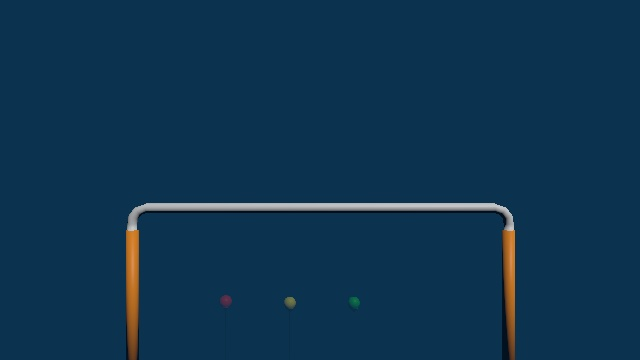
#> input picture 1.jpg, 640 x 360 px, given in place of 77.jpg.jpg, which was not available
$ python buoy1.py ../1.jpg ../77.jpg   (older library calls are emulated)
#> lines starting #> are read from the running program, lines starting #| are printed output that depends on the picture; after the words box and inside, x2 and y2 are one past the last pixel; in counts of white or black regions, pixels touching at a corner belong together; pictures that were not available may be replaced by others from this repository, and a replacement may not be noted
import cv2
import numpy as np
import copy
import sys
import time
from matplotlib import pyplot as plt


class Buoy:
    def openFile(self, name, path1):
        #"/Users/rongk/Downloads/test.jpg"):
#> called with name = '../1.jpg', path1 = '../77.jpg'
        if name == 'd':
            path0 = "/home/dhyang/Desktop/test/"
            path0 = '/media/dhyang/4E10-86F1/images_real/'
        #path = "/Users/rongk/Downloads/Vision-master/Vision-master/RoboticsImages/images/training15.png"
        #path = "/Users/rongk/Downloads/Vision-master/Vision-master/RoboticsImages/03.jpg"
        else:
            path0 = "/home/krong/Documents/vision/"
        path2 = ".jpg"
        path = path0+path1+path2
        img = cv2.imread(path)
#> img is the input picture: shape (360, 640, 3); mean B, G, R 79.4, 52, 15
        print(path)
        img = cv2.resize(img, (640, 480))
#> img: shape (480, 640, 3)
        return img

    def binarization(self, gray):
        #ret2, th2 = cv2.threshold(gray, 0, 255, cv2.THRESH_BINARY+cv2.THRESH_OTSU)
        gray = cv2.GaussianBlur(gray, (5, 5), 0)
        th2 = cv2.adaptiveThreshold(gray, 255, cv2.ADAPTIVE_THRESH_MEAN_C, cv2.THRESH_BINARY,5,-10)
        th2 = cv2.bitwise_not(th2)
        return th2

    # [211 lines left out: functions getLines, plotLines, segment, adjust, adjust1, adjustYUV and 5 more, not called in this run]

    def mainImg(self, img):
        start_time = time.time()
        original = cv2.resize(img, (640, 320))
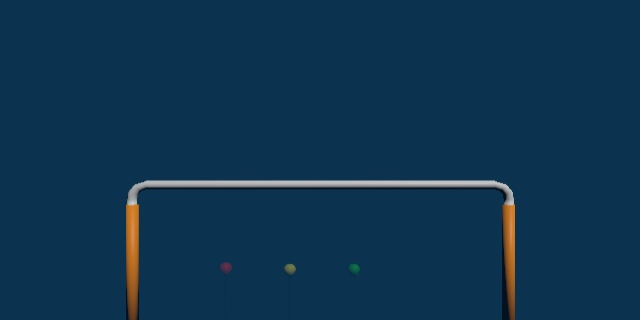
#> original: shape (320, 640, 3); mean B, G, R 79.4, 52, 15
        origin = copy.deepcopy(original)

        o1 = original
        o = copy.deepcopy(original)
        o1 = copy.deepcopy(original)
        cv2.imshow("original", o)
        gray = cv2.cvtColor(o, cv2.COLOR_BGR2GRAY)
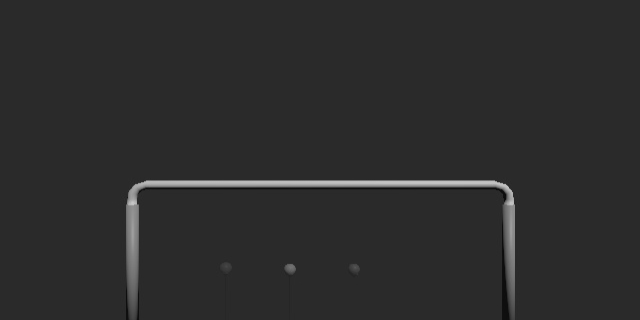
#> gray: shape (320, 640); min 12, max 199, mean 44.4

        sobelx = cv2.Sobel(gray, cv2.CV_64F, 1, 0, ksize=5)
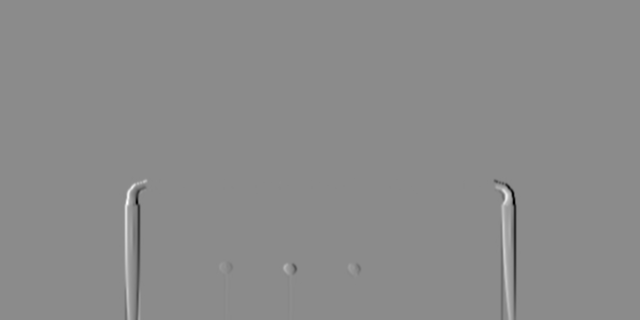
#> sobelx: shape (320, 640) float64; min -6972, max 5790, mean 0; drawn with min black and max white
        sobelx = sobelx + np.min(sobelx)
        r = np.max(sobelx) - np.min(sobelx)
#> r = 12762
        div = 255/r #calculate the normalize divisor
#> div = 0.02
        sobelx = np.uint8(np.round(sobelx * div))
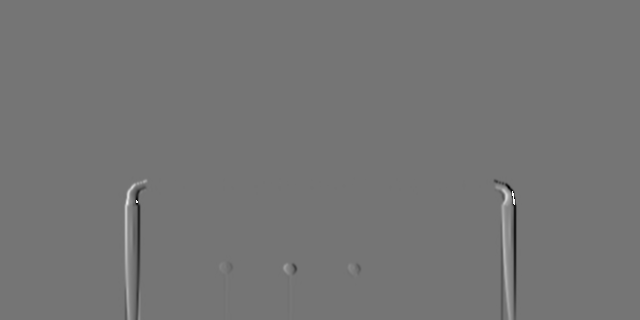
#> sobelx: shape (320, 640); min 3, max 255, mean 117
        sobel=self.binarization(sobelx)
#> in binarization, `th2 = cv2.adaptiveThreshold(gray, 255, cv2.ADAPTIVE_THRESH_MEAN_C, cv2..`:
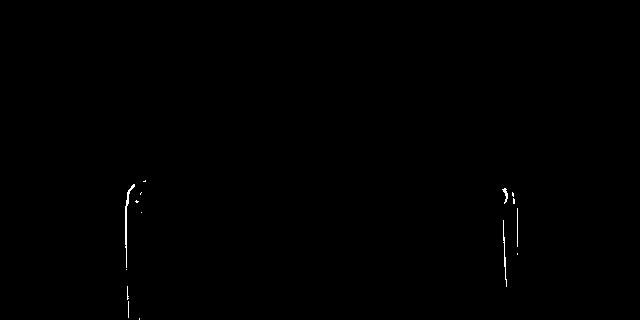
#> th2: shape (320, 640); 0.19% white in thin lines or dots, all inside (x1, y1, x2, y2) = (125, 180, 518, 320)
        cv2.imshow("test",sobelx)
        cv2.imshow("binarize",sobel)
        img=cv2.copyMakeBorder(img, top=1, bottom=1, left=1, right=1, borderType= cv2.BORDER_CONSTANT, value=[255,255,255])
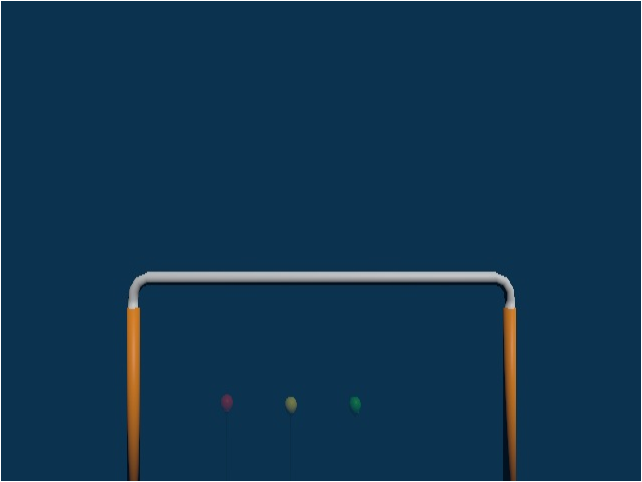
#> img: shape (482, 642, 3); mean B, G, R 80.7, 53.5, 16.8
        for i in range(20):
            sobel = cv2.erode(sobel,np.ones((5,6)),iterations=1)
            sobel = cv2.dilate(sobel, np.ones((4,4)),iterations=1)
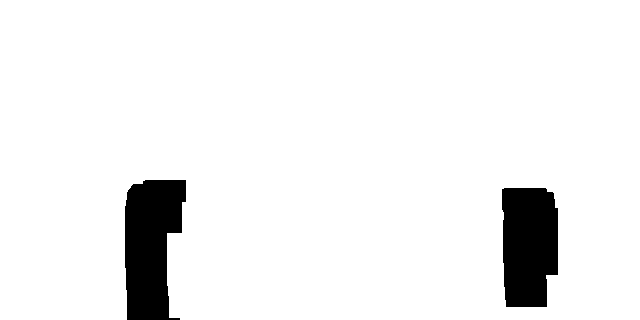
#> sobel: shape (320, 640); 93.8% white; 2 black regions, box (x1, y1, x2, y2) and area: (125, 180, 186, 320) 6623, (502, 188, 558, 307) 6029

        # create the params and deactivate the 3 filters
        params = cv2.SimpleBlobDetector_Params()
        #params.minThreshold = 20
        params.filterByArea = True
        #params.minArea = 10000
        params.maxArea = 100000

        params.filterByInertia = False
        params.filterByConvexity = False
        # detect the blobs
        detector = cv2.SimpleBlobDetector_create(params)
        keypoints = detector.detect(sobel)
#> keypoints = 1 keypoints; (x, y, size): (529, 245, 93.7)
        keypoints = sorted(keypoints,key = lambda x: -x.size)
        boxes = []
        for i in range(0):
            keyPoint = keypoints[i]
            x = keyPoint.pt[0]
            y = keyPoint.pt[1]
            s = keyPoint.size
            boxes.append([x,y])
#> after the loop, boxes = []
        keyPlot = keypoints[0:2]
#> keyPlot = 1 keypoints; (x, y, size): (529, 245, 93.7)
        im_with_keypoints = cv2.drawKeypoints(original, keyPlot, np.array([]), (0,0,255), cv2.DRAW_MATCHES_FLAGS_DRAW_RICH_KEYPOINTS)
        cv2.imshow("Keypoints", im_with_keypoints)
        print(boxes)

        #x1,y1 = self.boundingRectangle(original,sobel)
        cv2.imshow("sdjfs", sobel)
        cv2.imshow("slfkj",original)
        cv2.waitKey(0)
        cv2.destroyAllWindows()

#####################################################


def main():
    a = Buoy()
    img = a.openFile(sys.argv[1], sys.argv[2])
    boxes = a.mainImg(img)
    print(boxes)
#| None


if __name__ == "__main__":
    main()

$ run again, on 77.jpg
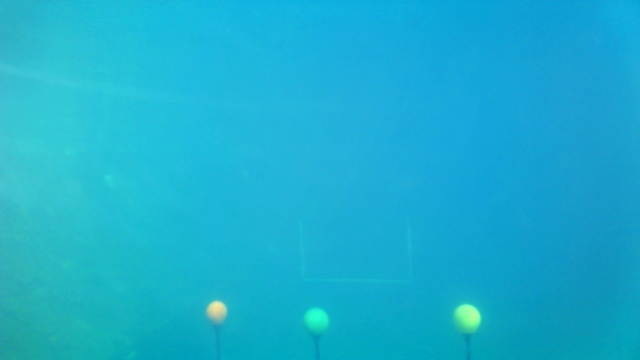
#> input picture 77.jpg, 640 x 360 px, given in place of 77.jpg.jpg, which was not available
#> in openFile, img is the input picture: shape (360, 640, 3); mean B, G, R 207, 175, 26.7
#> r = 4865
#> div = 0.0524
#> in binarization, `th2 = cv2.adaptiveThreshold(gray, 255, cv2.ADAPTIVE_THRESH_MEAN_C, cv2..`:
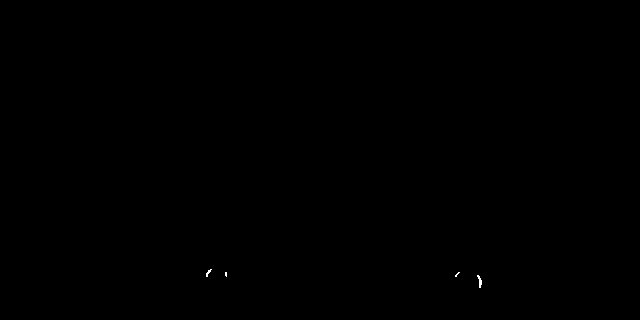
#> th2: shape (320, 640); 0.04% white in thin lines or dots, all inside (x1, y1, x2, y2) = (206, 269, 482, 288)
#> after the loop in mainImg, `for i in range(20):`:
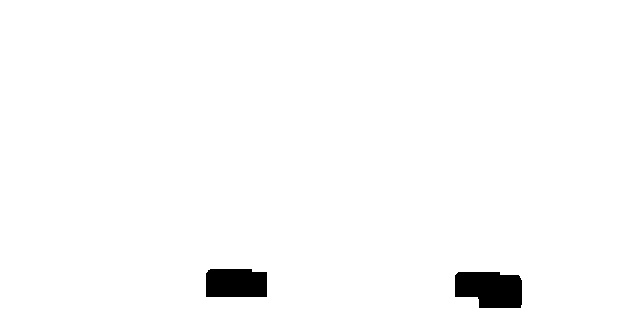
#> sobel: shape (320, 640); 98.2% white; 2 black regions, box (x1, y1, x2, y2) and area: (455, 272, 522, 308) 2066, (206, 269, 267, 297) 1654
#> keypoints = 2 keypoints; (x, y, size): (490, 289, 53.8), (236, 283, 50.8)
#> after the loop in mainImg, `for i in range(0):`: boxes = []
#> keyPlot has the same summary as keypoints
#| None
